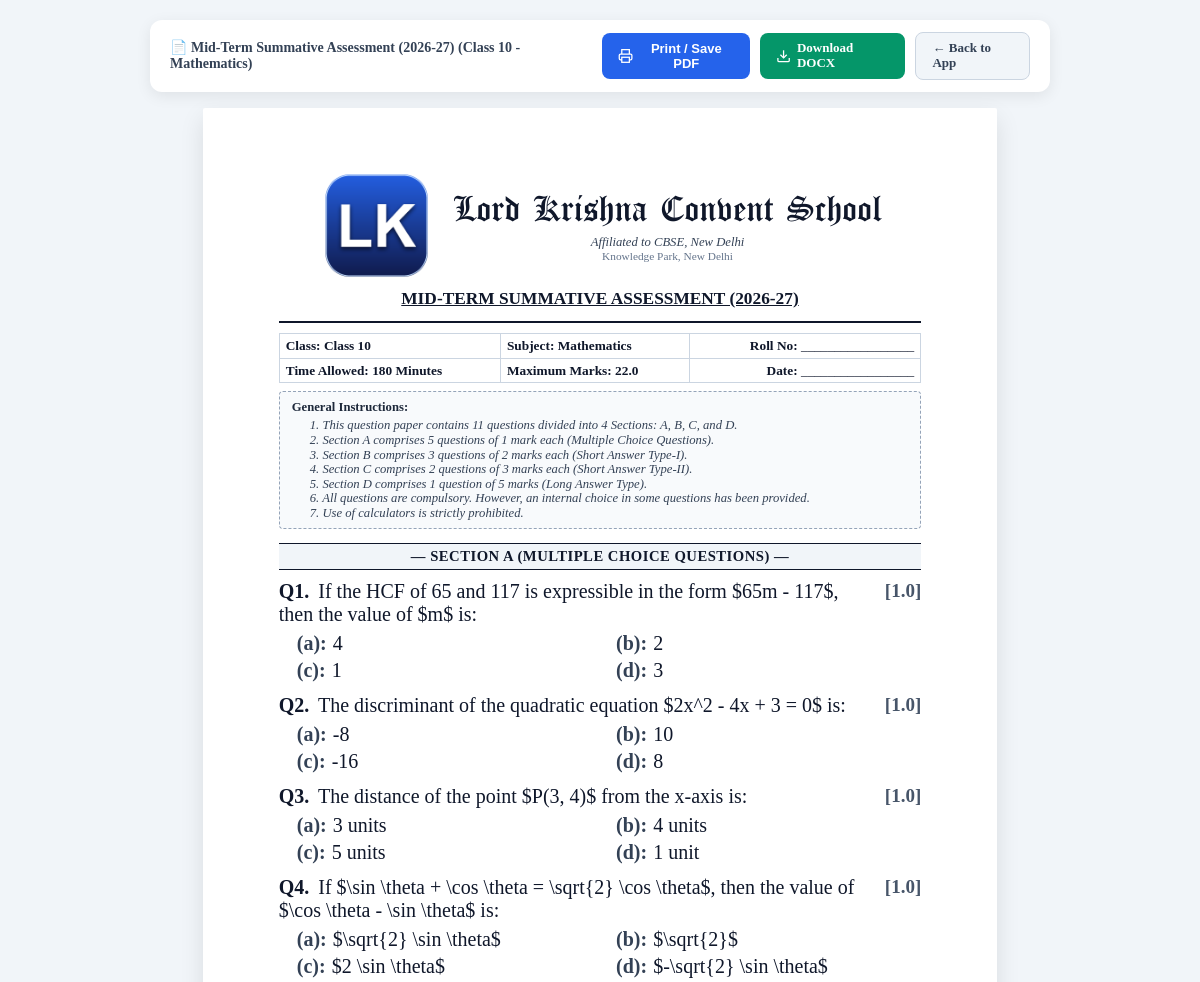
The app's page /paper/1/print (upper part), older data.
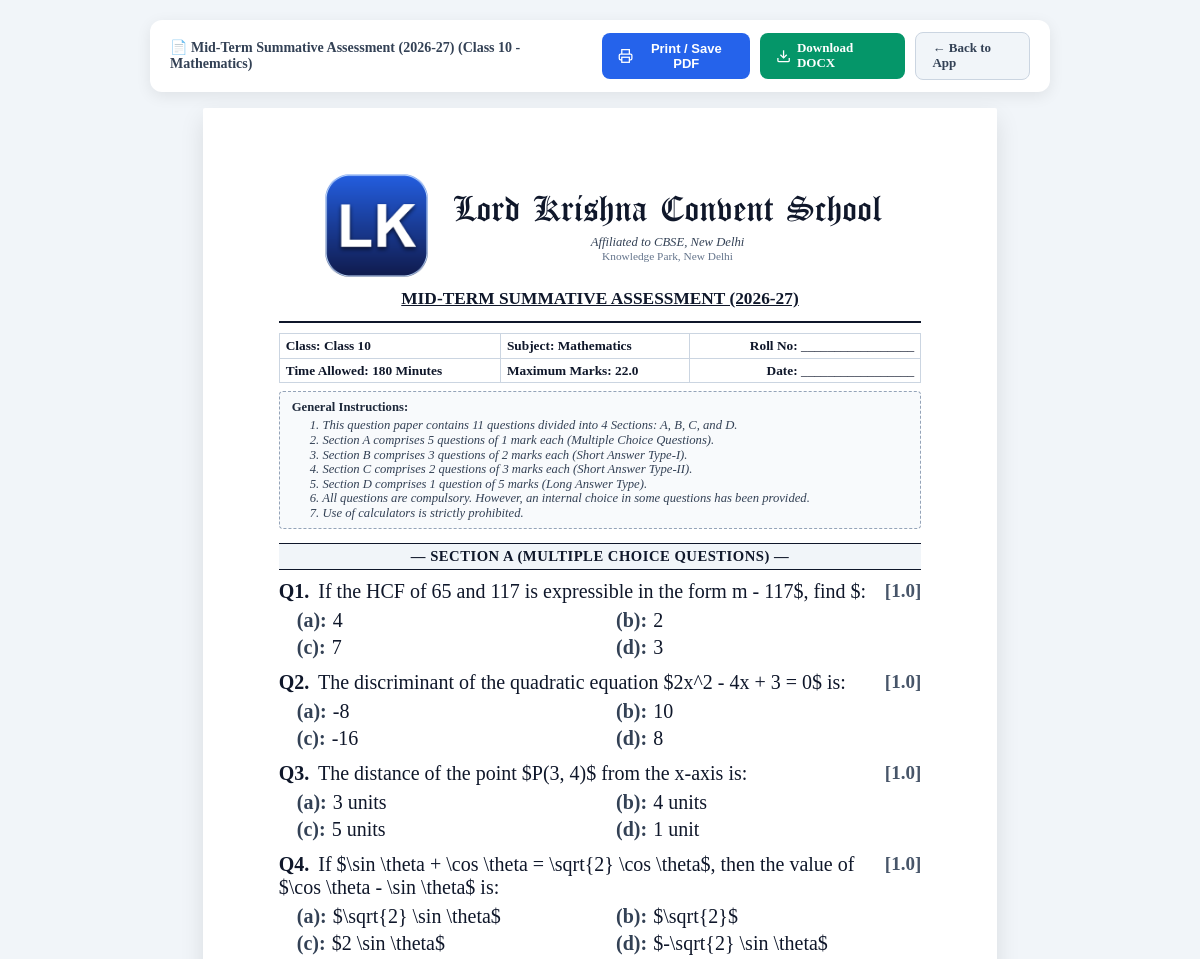
The same page, newer data.
### tables this page shows
CREATE TABLE paper_blueprints (
        id INTEGER PRIMARY KEY AUTOINCREMENT,
        title TEXT NOT NULL,                         -- e.g. "Half Yearly Examination 2026-27"
        class_name TEXT NOT NULL,                    -- e.g. "Class 10"
        section TEXT NOT NULL,                       -- e.g. "A"
        subject TEXT NOT NULL,                       -- e.g. "Mathematics"
        teacher_id INTEGER,                          -- Assigned teacher ID
        duration_minutes INTEGER DEFAULT 180,        -- Duration in minutes
        total_marks REAL DEFAULT 80,                 -- Maximum marks
        general_instructions TEXT DEFAULT '',        -- General instructions text
        sections_config TEXT NOT NULL DEFAULT '[]',  -- JSON array of section blueprints
        status TEXT DEFAULT 'Assigned',              -- 'Draft', 'Assigned', 'Submitted', 'Approved'
        created_at TIMESTAMP DEFAULT CURRENT_TIMESTAMP,
        updated_at TIMESTAMP DEFAULT CURRENT_TIMESTAMP,
        FOREIGN KEY (teacher_id) REFERENCES teachers (id)
    );

CREATE TABLE school_settings (
        id INTEGER PRIMARY KEY,
        school_name TEXT NOT NULL DEFAULT 'DELHI PUBLIC SCHOOL',
        sub_title TEXT DEFAULT 'Affiliated to CBSE, New Delhi | Affiliation No. 123456',
        address TEXT DEFAULT 'Knowledge Park, Institutional Area, New Delhi - 110001',
        logo_path TEXT DEFAULT '',
        watermark_text TEXT DEFAULT 'CONFIDENTIAL',
        show_watermark INTEGER DEFAULT 0,
        font_family TEXT DEFAULT 'Calibri',
        font_size TEXT DEFAULT '11pt',
        line_spacing TEXT DEFAULT '1.15',
        page_layout TEXT DEFAULT '1-column',
        show_marks_box INTEGER DEFAULT 1,
        show_instructions INTEGER DEFAULT 1,
        header_border_style TEXT DEFAULT 'double'
    , school_name_font TEXT DEFAULT 'Old English Text MT', enable_answer_key INTEGER DEFAULT 1, wifi_enabled INTEGER DEFAULT 1, wifi_security_mode TEXT DEFAULT 'secure', wifi_passcode TEXT DEFAULT '', network_scope TEXT DEFAULT 'school_wifi', public_url TEXT DEFAULT '', logo_size INTEGER DEFAULT 80, admin_username TEXT DEFAULT 'admin', admin_password TEXT DEFAULT 'admin123', subjects TEXT DEFAULT '[]');

CREATE TABLE questions (
        id INTEGER PRIMARY KEY AUTOINCREMENT,
        blueprint_id INTEGER NOT NULL,
        section_id TEXT NOT NULL,                    -- e.g. "sec_a", "sec_b"
        section_name TEXT NOT NULL,                  -- e.g. "Section A: Multiple Choice Questions"
        question_number INTEGER NOT NULL,            -- e.g. 1, 2, 3...
        question_type TEXT NOT NULL,                 -- 'MCQ', 'VSA', 'Short_Answer', 'Long_Answer', 'Fill_Blanks', 'True_False', 'Case_Study'
        question_text TEXT NOT NULL,
        options TEXT DEFAULT '[]',                   -- JSON array of options e.g. ["Option A", "Option B", "Option C", "Option D"]
        correct_answer TEXT DEFAULT '',              -- Correct answer or answer key
        solution_explanation TEXT DEFAULT '',        -- Marking scheme / explanation
        marks REAL NOT NULL DEFAULT 1.0,
        image_path TEXT DEFAULT '',                  -- Diagram / Image if any
        or_question_text TEXT DEFAULT '',            -- Optional OR choice question
        or_image_path TEXT DEFAULT '',               -- Optional OR image
        created_at TIMESTAMP DEFAULT CURRENT_TIMESTAMP,
        updated_at TIMESTAMP DEFAULT CURRENT_TIMESTAMP,
        FOREIGN KEY (blueprint_id) REFERENCES paper_blueprints (id) ON DELETE CASCADE
    );

### app/main.py (the view)
@app.get("/paper/{blueprint_id}/print", response_class=HTMLResponse)
async def print_paper(request: Request, blueprint_id: int, answer_key: bool = False, role: Optional[str] = "admin"):
    if role == "teacher":
        raise HTTPException(status_code=403, detail="Teachers are not permitted to print or download question papers. Only school administrators have printing privileges.")
    conn = get_db()
    cursor = conn.cursor()
    cursor.execute("SELECT * FROM school_settings WHERE id = 1")
    school_row = cursor.fetchone()
    school = dict(school_row) if school_row else {}
    if answer_key and not school.get('enable_answer_key', 1):
        conn.close()
        raise HTTPException(status_code=403, detail="Answer key feature is disabled by the administrator.")
    cursor.execute("SELECT * FROM paper_blueprints WHERE id = ?", (blueprint_id,))
    bp_row = cursor.fetchone()
    if not bp_row:
        conn.close()
        raise HTTPException(status_code=404, detail="Blueprint not found")
    blueprint = dict(bp_row)
    cursor.execute("SELECT * FROM questions WHERE blueprint_id = ? ORDER BY question_number ASC", (blueprint_id,))
    q_rows = cursor.fetchall()
    conn.close()
    questions = []
    sections_map = {}
    for r in q_rows:
        q = dict(r)
        try:
            q['parsed_options'] = json.loads(q['options']) if q.get('options') else []
        except Exception:
            q['parsed_options'] = []
        sec_name = q.get('section_name') or 'Section'
        if sec_name not in sections_map:
            sections_map[sec_name] = []
        sections_map[sec_name].append(q)
        questions.append(q)
    instructions_list = [line.strip() for line in (blueprint.get('general_instructions') or '').split('\n') if line.strip()]
    return templates.TemplateResponse(request=request, name="paper_print.html", context={
        "blueprint": blueprint,
        "school": school,
        "sections_map": sections_map,
        "questions": questions,
        "instructions_list": instructions_list,
        "is_answer_key": answer_key
    })

### app/templates/paper_print.html (shortened to what this page needs)
<!DOCTYPE html>
<html lang="en">
<head>
    <link rel="stylesheet" href="https://cdn.jsdelivr.net/npm/katex@0.16.8/dist/katex.min.css">
</head>
<body>
    <div class="no-print-bar">
        <div class="bar-left">
            <span>📄 {{ blueprint.title }} ({{ blueprint.class_name }} - {{ blueprint.subject }})</span>
        </div>
        <div class="bar-actions">
            <button onclick="window.print()" class="btn btn-primary" title="Print or Save as PDF">
                <svg width="16" height="16" viewBox="0 0 24 24" fill="none" stroke="currentColor" stroke-width="2"><polyline points="6 9 6 2 18 2 18 9"></polyline><path d="M6 18H4a2 2 0 0 1-2-2v-5a2 2 0 0 1 2-2h16a2 2 0 0 1 2 2v5a2 2 0 0 1-2 2h-2"></path><rect x="6" y="14" width="12" height="8"></rect></svg>
                Print / Save PDF
            </button>
            <a href="/api/paper/{{ blueprint.id }}/docx" class="btn btn-emerald" title="Download Word DOCX file">
                <svg width="16" height="16" viewBox="0 0 24 24" fill="none" stroke="currentColor" stroke-width="2"><path d="M21 15v4a2 2 0 0 1-2 2H5a2 2 0 0 1-2-2v-4"></path><polyline points="7 10 12 15 17 10"></polyline><line x1="12" y1="15" x2="12" y2="3"></line></svg>
                Download DOCX
            </a>
            <a href="/" class="btn btn-secondary">← Back to App</a>
        </div>
    </div>
    <div class="paper-sheet">
        <div class="paper-content">
            <div class="school-header">
                <div class="header-with-logo">
                    {% if school.logo_path %}
                    <img src="/{{ school.logo_path }}" alt="Logo" class="school-logo">
                    {% endif %}
                    <div>
                        <h1 class="school-title">{{ school.school_name }}</h1>
                        {% if school.sub_title %}
                        <div class="school-subtitle">{{ school.sub_title }}</div>
                        {% endif %}
                        {% if school.address %}
                        <div class="school-address">{{ school.address }}</div>
                        {% endif %}
                    </div>
                </div>
                <div class="exam-heading">
                    {{ blueprint.title }}
                </div>
            </div>
            <table class="details-table">
                <tr>
                    <td><strong>Class:</strong> <span class="bold-val">{{ blueprint.class_name }}</span></td>
                    <td><strong>Subject:</strong> <span class="bold-val">{{ blueprint.subject }}</span></td>
                    <td style="text-align: right;"><strong>Roll No:</strong> _________________</td>
                </tr>
                <tr>
                    <td><strong>Time Allowed:</strong> <span class="bold-val">{{ blueprint.duration_minutes }} Minutes</span></td>
                    <td><strong>Maximum Marks:</strong> <span class="bold-val">{{ blueprint.total_marks }}</span></td>
                    <td style="text-align: right;"><strong>Date:</strong> _________________</td>
                </tr>
            </table>
            {% if blueprint.general_instructions and not is_answer_key and school.show_instructions %}
            <div class="instructions-box">
                <div class="instructions-title">General Instructions:</div>
                <div class="instructions-list">
                    {% for line in instructions_list %}
                    <div>{{ line }}</div>
                    {% endfor %}
                </div>
            </div>
            {% endif %}
            <div class="questions-container">
                {% for sec_name, sec_questions in sections_map.items() %}
                <div class="section-header">― {{ sec_name }} ―</div>
                {% for q in sec_questions %}
                <div class="question-card">
                    <div class="q-header">
                        <div class="q-text-wrapper">
                            <span class="q-num">Q{{ q.question_number }}.</span>
                            <span class="q-text">{{ q.question_text }}</span>
                        </div>
                        <div class="q-marks">[{{ q.marks }}]</div>
                    </div>
                    {% if q.question_type == 'MCQ' and q.parsed_options %}
                    <div class="options-grid">
                        {% for opt in q.parsed_options %}
                        <div class="option-item">
                            <span class="opt-label">({{ ['a','b','c','d','e','f'][loop.index0] if loop.index0 < 6 else loop.index }}):</span>
                            <span>{{ opt }}</span>
                        </div>
                        {% endfor %}
                    </div>
                    {% endif %}
                </div>
                {% endfor %}
                {% endfor %}
            </div>
        </div>
    </div>
</body>
</html>

Row changes from the older to the newer data that the page shows:
changed questions "SECTION A (MULTIPLE CHOICE QUESTIONS)": question_text "If the HCF of 65 and 117 is expressible in the form $65m - 117$, then the value of $m$ is:" → "If the HCF of 65 and 117 is expressible in the form m - 117$, find $:"
Text that changed along with them:
new list line: "( c ): 7"
list line gone: "( c ): 1"
